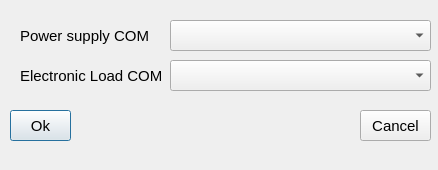
<?xml version="1.0" encoding="UTF-8"?>
<ui version="4.0">
 <class>Dialog</class>
 <widget class="QDialog" name="Dialog">
  <property name="geometry">
   <rect>
    <x>0</x>
    <y>0</y>
    <width>438</width>
    <height>170</height>
   </rect>
  </property>
  <property name="windowTitle">
   <string>COM Port Settings</string>
  </property>
  <widget class="QComboBox" name="Dummydrop">
   <property name="geometry">
    <rect>
     <x>170</x>
     <y>60</y>
     <width>261</width>
     <height>31</height>
    </rect>
   </property>
   <property name="font">
    <font>
     <pointsize>8</pointsize>
    </font>
   </property>
  </widget>
  <widget class="QLabel" name="label_3">
   <property name="geometry">
    <rect>
     <x>20</x>
     <y>60</y>
     <width>141</width>
     <height>31</height>
    </rect>
   </property>
   <property name="font">
    <font>
     <pointsize>11</pointsize>
    </font>
   </property>
   <property name="text">
    <string>Electronic Load COM</string>
   </property>
  </widget>
  <widget class="QLabel" name="label_2">
   <property name="geometry">
    <rect>
     <x>20</x>
     <y>20</y>
     <width>131</width>
     <height>31</height>
    </rect>
   </property>
   <property name="font">
    <font>
     <pointsize>11</pointsize>
    </font>
   </property>
   <property name="text">
    <string>Power supply COM</string>
   </property>
  </widget>
  <widget class="QComboBox" name="VDCdrop">
   <property name="geometry">
    <rect>
     <x>170</x>
     <y>20</y>
     <width>261</width>
     <height>31</height>
    </rect>
   </property>
   <property name="font">
    <font>
     <pointsize>8</pointsize>
    </font>
   </property>
  </widget>
  <widget class="QPushButton" name="Okdialog">
   <property name="geometry">
    <rect>
     <x>10</x>
     <y>110</y>
     <width>61</width>
     <height>31</height>
    </rect>
   </property>
   <property name="font">
    <font>
     <pointsize>11</pointsize>
    </font>
   </property>
   <property name="text">
    <string>Ok</string>
   </property>
  </widget>
  <widget class="QPushButton" name="Canceldialog">
   <property name="geometry">
    <rect>
     <x>360</x>
     <y>110</y>
     <width>71</width>
     <height>31</height>
    </rect>
   </property>
   <property name="font">
    <font>
     <pointsize>11</pointsize>
    </font>
   </property>
   <property name="text">
    <string>Cancel</string>
   </property>
  </widget>
 </widget>
 <resources/>
 <connections/>
</ui>
